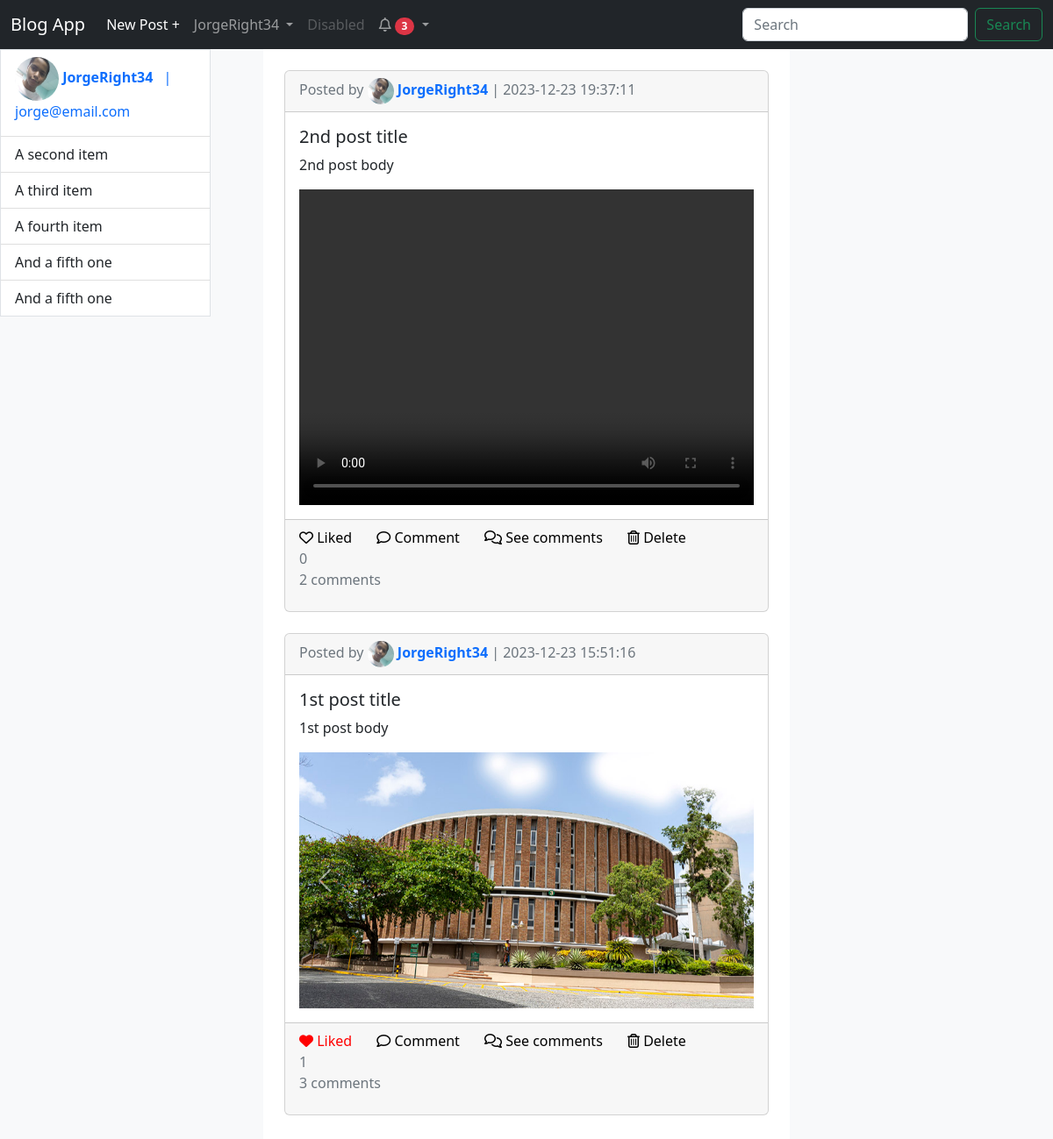
The page / (signed in) on the database its author committed.
### app/models.py (models this page shows, shortened)
class User(UserMixin, db.Model):
    __tablename__ = 'users'
    id = db.Column(db.Integer, primary_key=True)
    email = db.Column(db.String(64), unique=True, index=True)
    username = db.Column(db.String(64), unique=True, index=True)
    password_hash = db.Column(db.String(128))
    profile_pic = db.Column(db.String, default='images/profile photos/default_profile_pic.jpg')
    blogs = db.relationship('Blog', backref='user', cascade='all, delete-orphan')
    comments = db.relationship('Comment', backref='user', cascade='all, delete-orphan')
    followers = db.relationship('Follow', backref='user', foreign_keys='Follow.followed_id', cascade='all, delete-orphan')
    likes = db.relationship('Like', backref='user', cascade='all, delete-orphan')
    notifications = db.relationship('Notification', backref='user', foreign_keys='Notification.user_id', cascade='all, delete-orphan')
    actions = db.relationship('Notification', backref='notificator', foreign_keys='Notification.notificator_id', cascade='all, delete-orphan')
    confirmed = db.Column(db.Boolean, default=False)
    def likes(self, post_id):
        like = Like.query.filter_by(blog_id=post_id, user_id=self.id).first()
        if like:
            return True
        else:
            return False
    @property
    def password(self):
        raise AttributeError('password is not readable')
    def __str__(self):
        return self.username

class Blog(db.Model):
    __tablename__ = 'blogs'
    id = db.Column(db.Integer, primary_key=True)
    title = db.Column(db.String(64), nullable=False)
    body = db.Column(db.Text, nullable=False)
    author = db.Column(db.Integer, db.ForeignKey('users.id'))
    date = db.Column(db.DateTime, default=datetime.utcnow, index=True)
    comments = db.relationship('Comment', backref='blog', cascade='all, delete-orphan')
    likes = db.relationship('Like', backref='blog', cascade='all, delete-orphan')
    files = db.relationship('File', backref='blog', cascade='all, delete-orphan')

class File(db.Model):
    __tablename__ = 'files'
    path = db.Column(db.String, primary_key=True)
    blog_id = db.Column(db.Integer, db.ForeignKey('blogs.id'))
    @property
    def type(self):
        image_file_types = [
            'jpg', 'jpeg', 'png', 'gif', 'tiff', 'tif', 'bmp', 'webp', 'svg', 'ico',
            'raw', 'heif', 'heic', 'crx'
        ]
        video_file_types = [
            'mp4', 'avi', 'mkv', 'mov', 'wmv', 'flv', 'webm', '3gp', 'ogg', 'mpg', 'mpeg', 'ts'
        ]
        type = self.path.split('.')
        max_index = len(type) - 1
        type = type[max_index]
        if type in image_file_types:
            print('image')
            return 'image'
        elif type in video_file_types:
            return 'video'
        else:
            print('else')
            return type
    @property
    def file_extension(self):
        type = self.path.split('.')
        return type[1]

### app/main/views.py (the view)
@main.route('/', methods=['GET', 'POST'])
def index():
    posts = Blog.query.order_by(Blog.date.desc()).all()
    return render_template('home.html', posts=posts)

### app/models.py (called while the page is built)
@login_manager.user_loader
def load_user(user_id):
    return User.query.get(int(user_id))

    def __str__(self):
        return f'{self.action} | {self.date.strftime("%Y-%m-%d %H:%M:%S")}'

### app/templates/home.html (shortened to what this page needs)
{% extends 'base.html' %}
{% from 'macros.html' import render_post_card %}
{% block content %}
<div class="container bg-white w-50 p-4" >
    {% for post in posts %}
        {{ render_post_card(post, current_user, loop.index) }}
        <br />
    {% endfor %}
</div>
{% endblock content %}

### app/templates/base.html (shortened to what this page needs)
<!DOCTYPE html>
<html>
    <head>
        <link href="https://cdn.jsdelivr.net/npm/bootstrap@5.2.3/dist/css/bootstrap.min.css" rel="stylesheet">
        <link rel="stylesheet" href="https://cdnjs.cloudflare.com/ajax/libs/font-awesome/6.0.0/css/all.min.css">
        <link rel="stylesheet" href="{{ url_for('static', filename='css/styles.css') }}">
    </head>
    <body class="bg-light">
        {% block navbar %}
            <nav class="navbar navbar-expand-lg navbar-dark bg-dark sticky-top">
                <div class="container-fluid">
                    <a class="navbar-brand" href="{{ url_for('main.index') }}">Blog App</a>
                    <div class="collapse navbar-collapse" id="navbarSupportedContent">
                        <ul class="navbar-nav me-auto mb-2 mb-lg-0">
                            {% if current_user.is_authenticated %}
                                <li class="nav-item">
                                    <a class="nav-link active" aria-current="page" href="{{ url_for('blogs.new_post') }}">New Post +</a>
                                </li>
                                <li class="nav-item dropdown">
                                    <a class="nav-link dropdown-toggle" href="#" id="navbarDropdown" role="button" data-bs-toggle="dropdown" aria-expanded="false">
                                    {{ current_user.username }}
                                    </a>
                                </li>
                                <li class="nav-item">
                                    <a class="nav-link disabled">Disabled</a>
                                </li>
                            {% if current_user.is_authenticated %}
                                <li class="nav-item dropdown">
                                    <a class="nav-link dropdown-toggle" href="#" id="notifications" role="button" data-bs-toggle="dropdown" aria-expanded="false">
                                        <i class="fa-regular fa-bell"></i>
                                        <span class="badge rounded-pill bg-danger text-bg-secondary">{{ current_user.notifications | length }}</span>
                                    </a>
                                </li>
                            {% endif %}
                            {% endif %}
                        </ul>
                        <form class="d-flex" action="{{ url_for('blogs.search_post') }}">
                            <input class="form-control me-2" name="q" type="search" placeholder="Search" aria-label="Search">
                            <button class="btn btn-outline-success" type="submit">Search</button>
                        </form>
                    </div>
                </div>
            </nav>
        {% endblock navbar %}
        <div class="flex-container">
            {% block side_navbar %}
                <div class="bg-white border side_navbar" style="height: 100%;">
                    <ul class="list-group list-group-flush">
                        <li class="list-group-item">
                            <div class="mb-2">
                                <a href="{{ url_for('auth.profile', username=current_user) }}" class="text-decoration-none mb-2">
                                    <img src="{{ url_for('static', filename=current_user.profile_pic) }}" class="profile_pic" style="height: 50px; width: 50px;">
                                    <span class="card-title"><b>{{ current_user }}</b></span>
                                    <span class="m-lg-2">
                                        | {{ current_user.email }}
                                    </span>
                                </a>
                            </div>
                        </li>
                        <li class="list-group-item">A second item</li>
                        <li class="list-group-item">A third item</li>
                        <li class="list-group-item">A fourth item</li>
                        <li class="list-group-item">And a fifth one</li>
                        <li class="list-group-item" >And a fifth one</li>
                    </ul>
                </div>
            {% endblock side_navbar %}
            {% block content %}
            {% endblock content %}
        </div>
    </body>
</html>

### app/templates/macros.html (shortened to what this page needs)
{% macro render_post_image(filename) %}
    <img class="img-fluid" src="{{ url_for('static', filename=filename) }}">
{% endmacro %}
{% macro render_post_video(file) %}
    <video width="640" height="360" controls>
        <source src="{{ url_for('static', filename=file.path) }}" type="video/{{ file.file_extension }}">
    </video>
{% endmacro %}
{% macro render_profile_pic(author, size) %}
    <img src="{{ url_for('static', filename=author.profile_pic) }}" class="profile_pic">
{% endmacro %}
{% macro render_carousel(post, id) %}
    <div id="{{ id }}" class="carousel slide">
        <div class="carousel-indicators">
            {% for file in post.files %}
                {% if loop.index == 1 %}
                    <button type="button" data-bs-target="{{ id }}" data-bs-slide-to="{{ loop.index0 }}" class="active" aria-current="true" aria-label="Slide {{ loop.index }}"></button>
                {% else %}
                    <button type="button" data-bs-target="{{ id }}" data-bs-slide-to="{{ loop.index0 }}" aria-label="Slide {{ loop.index }}"></button>
                {% endif %}
            {% endfor %}
        </div>
        <div class="carousel-inner">
            {% for file in post.files %}
                {% if loop.index == 1 %}
                    <div class="carousel-item active">
                        {% if file.type == 'image' %}
                            {{ render_post_image(file.path) }}
                        {% elif file.type == 'video' %}
                            {{ render_post_video(file) }}
                        {% endif %}
                    </div>
                {% endif %}
            {% endfor %}
        </div>
        <button class="carousel-control-prev" type="button" data-bs-target="#{{ id }}" data-bs-slide="prev">
            <span class="carousel-control-prev-icon" aria-hidden="true"></span>
        </button>
        <button class="carousel-control-next" type="button" data-bs-target="#{{ id }}" data-bs-slide="next">
            <span class="carousel-control-next-icon" aria-hidden="true"></span>
        </button>
    </div>
{% endmacro %}
{% macro render_post_card(post, current_user, loop_index) %}
    <div class="card">
        <div class="card-header">
            <span class="text-muted">Posted by <a href="{{ url_for('auth.profile', username=post.user ) }}" class="text-decoration-none">{{ render_profile_pic(post.user) }} <b>{{ post.user }}</b></a> |
            {{ post.date.strftime('%Y-%m-%d %H:%M:%S') }}</span>
        </div>
        <div class="card-body">
            <div class="row">
                <h5 class="card-title">{{ post.title }}</h5>
            </div>
            <div class="row">
                <p class="card-body-text">{{ post.body }}</p>
            </div>
            <div class="row">
                {% if post.files | length == 1 %}
                    {% set file = post.files[0] %}
                    {% if post.files[0].type == 'image' %}
                        {{ render_post_image(file.path) }}
                    {% elif post.files[0].type == 'video' %}
                        {{ render_post_video(file) }}
                    {% endif %}
                {% else %}
                    {% set id = 'post' ~ loop_index  ~ 'Images' %}
                    {{ render_carousel(post, id) }}
                {% endif %}
            </div>
        </div>
        <div class="card-footer text-muted">
            <div>
                {% set id = 'post' ~ loop_index ~ 'Likes' %}
                {% if current_user.is_authenticated and current_user.likes(post.id) %}
                    <a class="text-decoration-none" style="color: red;" href="{{ url_for('blogs.unlike_post', post_id=post.id) }}" onclick="update_likes(this, '{{ id }}')"><i class="fa-solid fa-heart" id="icon"></i><span id="text"> Liked</span></a>
                {% else %}
                    <a class="like" href="{{ url_for('blogs.like_post', post_id=post.id) }}" onclick="update_likes(this, '{{ id }}')"><i class="fa-regular fa-heart" id="icon"></i><span id="text"> Liked</span></a>
                {% endif %}
                <a class="text-decoration-none mx-4" style="color: black;" href="{{ url_for('blogs.comment', post_id=post.id) }}"><i class="fa-regular fa-comment"></i> Comment</a>
                <a class="text-decoration-none" style="color: black;" href="{{ url_for('blogs.post', post_id=post.id) }}"><i class="fa-regular fa-comments"></i> See comments</a>
                {% if current_user.id == post.author %}
                    <a class="text-decoration-none mx-4" style="color: black;" href="{{ url_for('blogs.delete_post', post_id=post.id) }}"><i class="fa-regular fa-trash-can"></i> Delete  </a>
                {% endif %}
            </div>
            <p><span id="{{ id }}">{{ post.likes|length }}</span><br/>{{ post.comments|length }} comments</p>
        </div>
    </div>
{% endmacro %}

### app/static/css/styles.css (style rules this page uses)
.profile_pic { height: 30px; width: 30px; border-radius: 50%; }
.like { color: black; text-decoration: none; }
.side_navbar { width: 20%; }
.flex-container { display: flex; flex-direction: row; justify-content: flex-start; align-items: flex-start; }

### rows shown on the page
User: username "JorgeRight34", profile_pic (picture), email "jorge@email.com"
Blog: profile_pic (picture), user "JorgeRight34", date "2023-12-23 19:37:11", title "2nd post title", body "2nd post body", likes|length "0", comments|length "2"
Blog: profile_pic (picture), user "JorgeRight34", date "2023-12-23 15:51:16", title "1st post title", body "1st post body", likes|length "1", comments|length "3"

### other values the page prints
{{ current_user.notifications | length }} "3"
